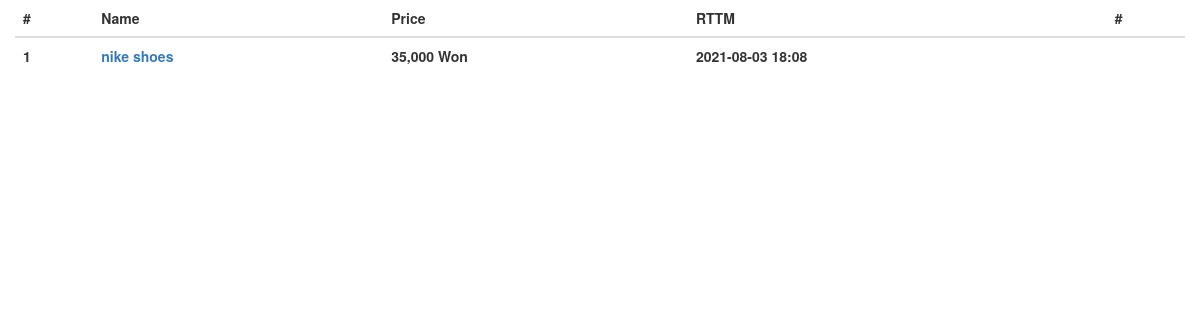
Page /product/ on the earlier database version.
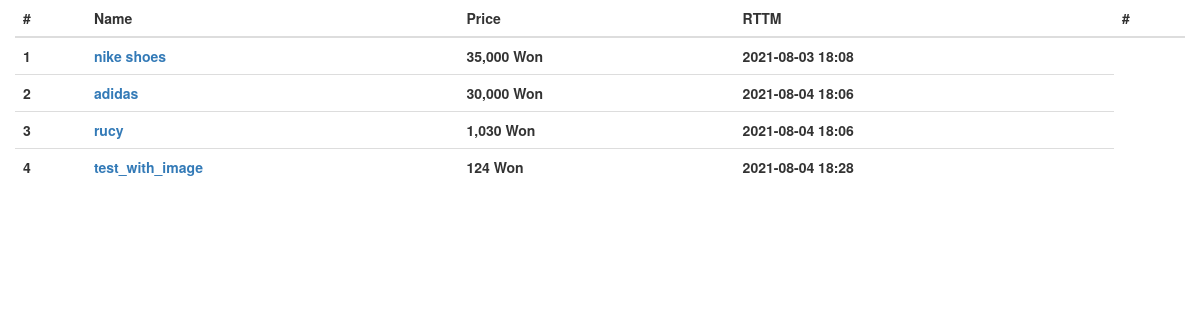
Same page on the later database version.
### product/models.py (models this page shows, shortened)
class Product(models.Model):
    name = models.CharField(max_length=256, verbose_name="PRODUCT NAME")
    price = models.IntegerField(verbose_name="PRODUCT PRICE")
    description = models.TextField(verbose_name="PRODUCT DESCRIPTION")
    stock = models.IntegerField(verbose_name="STOCK")
    register_date = models.DateTimeField(
        auto_now_add=True, verbose_name="REGI DATE")
    class Meta:
        db_table = "Shopping_Product"
        verbose_name = "Product"
        verbose_name_plural = "Product"

### product/views.py (the view)
# urls.py: path('product/', ProductList.as_view()),
class ProductList(ListView):
  model = Product
  template_name="product.html"
  context_object_name = 'product_list'

### product/templates/product.html (shortened to what this page needs)
{% extends "base.html"%}
{% load humanize %}
{% block contents %}
<div class="row mt-5">
  <div class="col-12">
    <table class="table table-light">
      <thead class="thead-light">
        <tr>
          <th>#</th>
          <th>Name</th>
          <th>Price</th>
          <th>RTTM</th>
          <th>#</th>
        </tr>
      </thead>
      <tbody class="text-dark">
        {% for product in product_list %}
        <tr>
          <th scope="row">{{ product.id }}</th>
          <th scope="row"><a href="/product/{{product.id}}/">{{ product.name }}</a></th>
          <th scope="row">{{ product.price|intcomma }} Won</th>
          <th scope="row">{{ product.register_date|date:'Y-m-d H:i' }}</th>
        </tr>
        {% endfor %}
      </tbody>
    </table>
  </div>
</div>
{% endblock %}

Differences in the rows shown:
added Product: id "2", name "adidas", price "30,000", register_date "2021-08-04 18:06"
added Product: id "3", name "rucy", price "1,030", register_date "2021-08-04 18:06"
added Product: id "4", name "test_with_image", price "124", register_date "2021-08-04 18:28"
